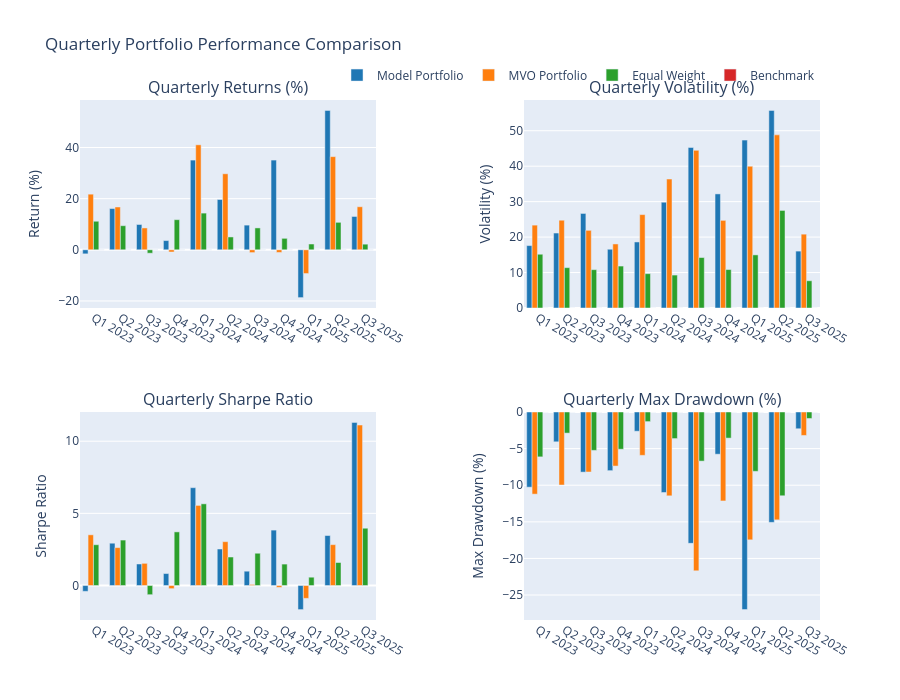

The notebook cell saved with this chart:
### Code cell
# Plotting
fig = make_subplots(
    rows=2, cols=2,
    subplot_titles=('Quarterly Returns (%)', 'Quarterly Volatility (%)', 
                   'Quarterly Sharpe Ratio', 'Quarterly Max Drawdown (%)'),
    vertical_spacing=0.2,
    horizontal_spacing=0.2
)

colors = ['#1f77b4', '#ff7f0e', '#2ca02c', '#d62728']
quarters = list(quarterly_comparison['Total Return (%)'].index)

# Plot quarterly returns
for i, portfolio in enumerate(portfolios.keys()):
    fig.add_trace(
        go.Bar(
            x=quarters,
            y=quarterly_comparison['Total Return (%)'][portfolio],
            name=portfolio,
            marker_color=colors[i],
            showlegend=True
        ),
        row=1, col=1
    )

for i, portfolio in enumerate(portfolios.keys()):
    fig.add_trace(
        go.Bar(
            x=quarters,
            y=quarterly_comparison['Volatility (%)'][portfolio],
            name=portfolio,
            marker_color=colors[i],
            showlegend=False
        ),
        row=1, col=2
    )

for i, portfolio in enumerate(portfolios.keys()):
    fig.add_trace(
        go.Bar(
            x=quarters,
            y=quarterly_comparison['Sharpe Ratio'][portfolio],
            name=portfolio,
            marker_color=colors[i],
            showlegend=False
        ),
        row=2, col=1
    )

for i, portfolio in enumerate(portfolios.keys()):
    fig.add_trace(
        go.Bar(
            x=quarters,
            y=quarterly_comparison['Max Drawdown (%)'][portfolio],
            name=portfolio,
            marker_color=colors[i],
            showlegend=False
        ),
        row=2, col=2
    )

fig.update_layout(
    title='Quarterly Portfolio Performance Comparison',
    height=700,
    showlegend=True,
    legend=dict(
        orientation="h",
        yanchor="bottom",
        y=1.02,
        xanchor="right",
        x=1
    )
)

# Update axes labels
fig.update_yaxes(title_text="Return (%)", row=1, col=1)
fig.update_yaxes(title_text="Volatility (%)", row=1, col=2)
fig.update_yaxes(title_text="Sharpe Ratio", row=2, col=1)
fig.update_yaxes(title_text="Max Drawdown (%)", row=2, col=2)

fig.show()

# Summary Statistics by Quarter
print("\n" + "="*60)
print("QUARTERLY PERFORMANCE SUMMARY")
print("="*60)

for quarter in quarters:
    print(f"\n{quarter}:")
    print("-" * 20)
    
    # Best performing portfolio this quarter
    quarter_returns = quarterly_comparison['Total Return (%)'].loc[quarter]
    best_return = quarter_returns.idxmax()
    print(f"Best Return: {best_return} ({quarter_returns[best_return]:.2f}%)")
    
    # Best Sharpe ratio this quarter
    quarter_sharpe = quarterly_comparison['Sharpe Ratio'].loc[quarter].dropna()
    if not quarter_sharpe.empty:
        best_sharpe = quarter_sharpe.idxmax()
        print(f"Best Sharpe: {best_sharpe} ({quarter_sharpe[best_sharpe]:.3f})")
    
    # Lowest volatility this quarter
    quarter_vol = quarterly_comparison['Volatility (%)'].loc[quarter].dropna()
    if not quarter_vol.empty:
        lowest_vol = quarter_vol.idxmin()
        print(f"Lowest Vol: {lowest_vol} ({quarter_vol[lowest_vol]:.2f}%)")

# Ranking Analysis
print("\n" + "="*60)
print("PORTFOLIO RANKINGS BY QUARTER")
print("="*60)

ranking_df = pd.DataFrame(index=quarters, columns=portfolios.keys())

for quarter in quarters:
    # Rank by quarterly returns (1 = best)
    quarter_returns = quarterly_comparison['Total Return (%)'].loc[quarter]
    ranks = quarter_returns.rank(ascending=False, method='min')
    ranking_df.loc[quarter] = ranks

print("\nRanking by Quarterly Returns (1=Best, 4=Worst):")
print(ranking_df.astype(int))

# Average ranking
avg_ranking = ranking_df.mean().sort_values()
print(f"\nAverage Ranking Across All Quarters:")
print("-" * 40)
for portfolio, avg_rank in avg_ranking.items():
    print(f"{portfolio}: {avg_rank:.2f}")

# Win rate analysis
print(f"\nQuarterly Win Rate (% of quarters ranked #1):")
print("-" * 45)
for portfolio in portfolios.keys():
    win_rate = (ranking_df[portfolio] == 1).sum() / len(quarters) * 100
    print(f"{portfolio}: {win_rate:.1f}%")

# Save the plot to a file
fig.write_html(f'{output_dir}/{train_type}/QoQ_performance_{model_type}_run_{run_no}.html')
fig.write_image(f'{output_dir}/{train_type}/QoQ_performance_{model_type}_run_{run_no}.png')

### Figure 1 — Plotly figure (JSON) as saved in the notebook; plotly's stock layout.template omitted (floating-point values rounded to 4 significant figures)
{"data": [{"marker": {"color": "#1f77b4"}, "name": "Model Portfolio", "showlegend": true, "type": "bar", "x": ["Q1 2023", "Q2 2023", "Q3 2023", "Q4 2023", "Q1 2024", "Q2 2024", "Q3 2024", "Q4 2024", "Q1 2025", "Q2 2025", "Q3 2025"], "xaxis": "x", "y": [-1.591, 16.13, 9.896, 3.607, 35.08, 19.67, 9.649, 35.08, -18.69, 54.51, 13.03], "yaxis": "y"}, {"marker": {"color": "#ff7f0e"}, "name": "MVO Portfolio", "showlegend": true, "type": "bar", "x": ["Q1 2023", "Q2 2023", "Q3 2023", "Q4 2023", "Q1 2024", "Q2 2024", "Q3 2024", "Q4 2024", "Q1 2025", "Q2 2025", "Q3 2025"], "xaxis": "x", "y": [21.75, 16.74, 8.539, -0.8631, 41.05, 29.72, -1.092, -1.042, -9.287, 36.43, 16.83], "yaxis": "y"}, {"marker": {"color": "#2ca02c"}, "name": "Equal Weight", "showlegend": true, "type": "bar", "x": ["Q1 2023", "Q2 2023", "Q3 2023", "Q4 2023", "Q1 2024", "Q2 2024", "Q3 2024", "Q4 2024", "Q1 2025", "Q2 2025", "Q3 2025"], "xaxis": "x", "y": [11.16, 9.42, -1.332, 11.77, 14.35, 5.021, 8.551, 4.478, 2.257, 10.74, 2.197], "yaxis": "y"}, {"marker": {"color": "#d62728"}, "name": "Benchmark", "showlegend": true, "type": "bar", "x": ["Q1 2023", "Q2 2023", "Q3 2023", "Q4 2023", "Q1 2024", "Q2 2024", "Q3 2024", "Q4 2024", "Q1 2025", "Q2 2025", "Q3 2025"], "xaxis": "x", "y": [0, 0, 0, 0, 0, 0, 0, 0, 0, 0, 0], "yaxis": "y"}, {"marker": {"color": "#1f77b4"}, "name": "Model Portfolio", "showlegend": false, "type": "bar", "x": ["Q1 2023", "Q2 2023", "Q3 2023", "Q4 2023", "Q1 2024", "Q2 2024", "Q3 2024", "Q4 2024", "Q1 2025", "Q2 2025", "Q3 2025"], "xaxis": "x2", "y": [17.6, 21.15, 26.67, 16.57, 18.63, 29.84, 45.28, 32.18, 47.36, 55.74, 16.05], "yaxis": "y2"}, {"marker": {"color": "#ff7f0e"}, "name": "MVO Portfolio", "showlegend": false, "type": "bar", "x": ["Q1 2023", "Q2 2023", "Q3 2023", "Q4 2023", "Q1 2024", "Q2 2024", "Q3 2024", "Q4 2024", "Q1 2025", "Q2 2025", "Q3 2025"], "xaxis": "x2", "y": [23.37, 24.76, 21.91, 18.06, 26.34, 36.37, 44.47, 24.72, 39.99, 48.83, 20.83], "yaxis": "y2"}, {"marker": {"color": "#2ca02c"}, "name": "Equal Weight", "showlegend": false, "type": "bar", "x": ["Q1 2023", "Q2 2023", "Q3 2023", "Q4 2023", "Q1 2024", "Q2 2024", "Q3 2024", "Q4 2024", "Q1 2025", "Q2 2025", "Q3 2025"], "xaxis": "x2", "y": [15.16, 11.38, 10.81, 11.83, 9.686, 9.288, 14.24, 10.84, 14.98, 27.52, 7.684], "yaxis": "y2"}, {"marker": {"color": "#d62728"}, "name": "Benchmark", "showlegend": false, "type": "bar", "x": ["Q1 2023", "Q2 2023", "Q3 2023", "Q4 2023", "Q1 2024", "Q2 2024", "Q3 2024", "Q4 2024", "Q1 2025", "Q2 2025", "Q3 2025"], "xaxis": "x2", "y": [0, 0, 0, 0, 0, 0, 0, 0, 0, 0, 0], "yaxis": "y2"}, {"marker": {"color": "#1f77b4"}, "name": "Model Portfolio", "showlegend": false, "type": "bar", "x": ["Q1 2023", "Q2 2023", "Q3 2023", "Q4 2023", "Q1 2024", "Q2 2024", "Q3 2024", "Q4 2024", "Q1 2025", "Q2 2025", "Q3 2025"], "xaxis": "x3", "y": [-0.4033, 2.932, 1.492, 0.83, 6.78, 2.529, 0.9931, 3.841, -1.669, 3.465, 11.3], "yaxis": "y3"}, {"marker": {"color": "#ff7f0e"}, "name": "MVO Portfolio", "showlegend": false, "type": "bar", "x": ["Q1 2023", "Q2 2023", "Q3 2023", "Q4 2023", "Q1 2024", "Q2 2024", "Q3 2024", "Q4 2024", "Q1 2025", "Q2 2025", "Q3 2025"], "xaxis": "x3", "y": [3.513, 2.627, 1.537, -0.2172, 5.551, 3.038, 0.07407, -0.1284, -0.8903, 2.832, 11.12], "yaxis": "y3"}, {"marker": {"color": "#2ca02c"}, "name": "Equal Weight", "showlegend": false, "type": "bar", "x": ["Q1 2023", "Q2 2023", "Q3 2023", "Q4 2023", "Q1 2024", "Q2 2024", "Q3 2024", "Q4 2024", "Q1 2025", "Q2 2025", "Q3 2025"], "xaxis": "x3", "y": [2.827, 3.15, -0.6358, 3.718, 5.661, 1.975, 2.237, 1.486, 0.5768, 1.594, 3.971], "yaxis": "y3"}, {"marker": {"color": "#d62728"}, "name": "Benchmark", "showlegend": false, "type": "bar", "x": ["Q1 2023", "Q2 2023", "Q3 2023", "Q4 2023", "Q1 2024", "Q2 2024", "Q3 2024", "Q4 2024", "Q1 2025", "Q2 2025", "Q3 2025"], "xaxis": "x3", "y": [null, null, null, null, null, null, null, null, null, null, null], "yaxis": "y3"}, {"marker": {"color": "#1f77b4"}, "name": "Model Portfolio", "showlegend": false, "type": "bar", "x": ["Q1 2023", "Q2 2023", "Q3 2023", "Q4 2023", "Q1 2024", "Q2 2024", "Q3 2024", "Q4 2024", "Q1 2025", "Q2 2025", "Q3 2025"], "xaxis": "x4", "y": [-10.27, -4.072, -8.212, -8.011, -2.625, -11.0, -17.94, -5.766, -26.99, -15.07, -2.289], "yaxis": "y4"}, {"marker": {"color": "#ff7f0e"}, "name": "MVO Portfolio", "showlegend": false, "type": "bar", "x": ["Q1 2023", "Q2 2023", "Q3 2023", "Q4 2023", "Q1 2024", "Q2 2024", "Q3 2024", "Q4 2024", "Q1 2025", "Q2 2025", "Q3 2025"], "xaxis": "x4", "y": [-11.22, -9.973, -8.193, -7.383, -5.921, -11.45, -21.7, -12.15, -17.46, -14.73, -3.204], "yaxis": "y4"}, {"marker": {"color": "#2ca02c"}, "name": "Equal Weight", "showlegend": false, "type": "bar", "x": ["Q1 2023", "Q2 2023", "Q3 2023", "Q4 2023", "Q1 2024", "Q2 2024", "Q3 2024", "Q4 2024", "Q1 2025", "Q2 2025", "Q3 2025"], "xaxis": "x4", "y": [-6.129, -2.884, -5.243, -5.085, -1.313, -3.629, -6.709, -3.566, -8.105, -11.44, -0.8847], "yaxis": "y4"}, {"marker": {"color": "#d62728"}, "name": "Benchmark", "showlegend": false, "type": "bar", "x": ["Q1 2023", "Q2 2023", "Q3 2023", "Q4 2023", "Q1 2024", "Q2 2024", "Q3 2024", "Q4 2024", "Q1 2025", "Q2 2025", "Q3 2025"], "xaxis": "x4", "y": [0, 0, 0, 0, 0, 0, 0, 0, 0, 0, 0], "yaxis": "y4"}], "layout": {"annotations": [{"font": {"size": 16}, "showarrow": false, "text": "Quarterly Returns (%)", "x": 0.2, "xanchor": "center", "xref": "paper", "y": 1, "yanchor": "bottom", "yref": "paper"}, {"font": {"size": 16}, "showarrow": false, "text": "Quarterly Volatility (%)", "x": 0.8, "xanchor": "center", "xref": "paper", "y": 1, "yanchor": "bottom", "yref": "paper"}, {"font": {"size": 16}, "showarrow": false, "text": "Quarterly Sharpe Ratio", "x": 0.2, "xanchor": "center", "xref": "paper", "y": 0.4, "yanchor": "bottom", "yref": "paper"}, {"font": {"size": 16}, "showarrow": false, "text": "Quarterly Max Drawdown (%)", "x": 0.8, "xanchor": "center", "xref": "paper", "y": 0.4, "yanchor": "bottom", "yref": "paper"}], "height": 700, "legend": {"orientation": "h", "x": 1, "xanchor": "right", "y": 1.02, "yanchor": "bottom"}, "showlegend": true, "title": {"text": "Quarterly Portfolio Performance Comparison"}, "xaxis": {"anchor": "y", "domain": [0, 0.4]}, "xaxis2": {"anchor": "y2", "domain": [0.6, 1]}, "xaxis3": {"anchor": "y3", "domain": [0, 0.4]}, "xaxis4": {"anchor": "y4", "domain": [0.6, 1]}, "yaxis": {"anchor": "x", "domain": [0.6, 1], "title": {"text": "Return (%)"}}, "yaxis2": {"anchor": "x2", "domain": [0.6, 1], "title": {"text": "Volatility (%)"}}, "yaxis3": {"anchor": "x3", "domain": [0, 0.4], "title": {"text": "Sharpe Ratio"}}, "yaxis4": {"anchor": "x4", "domain": [0, 0.4], "title": {"text": "Max Drawdown (%)"}}}}
